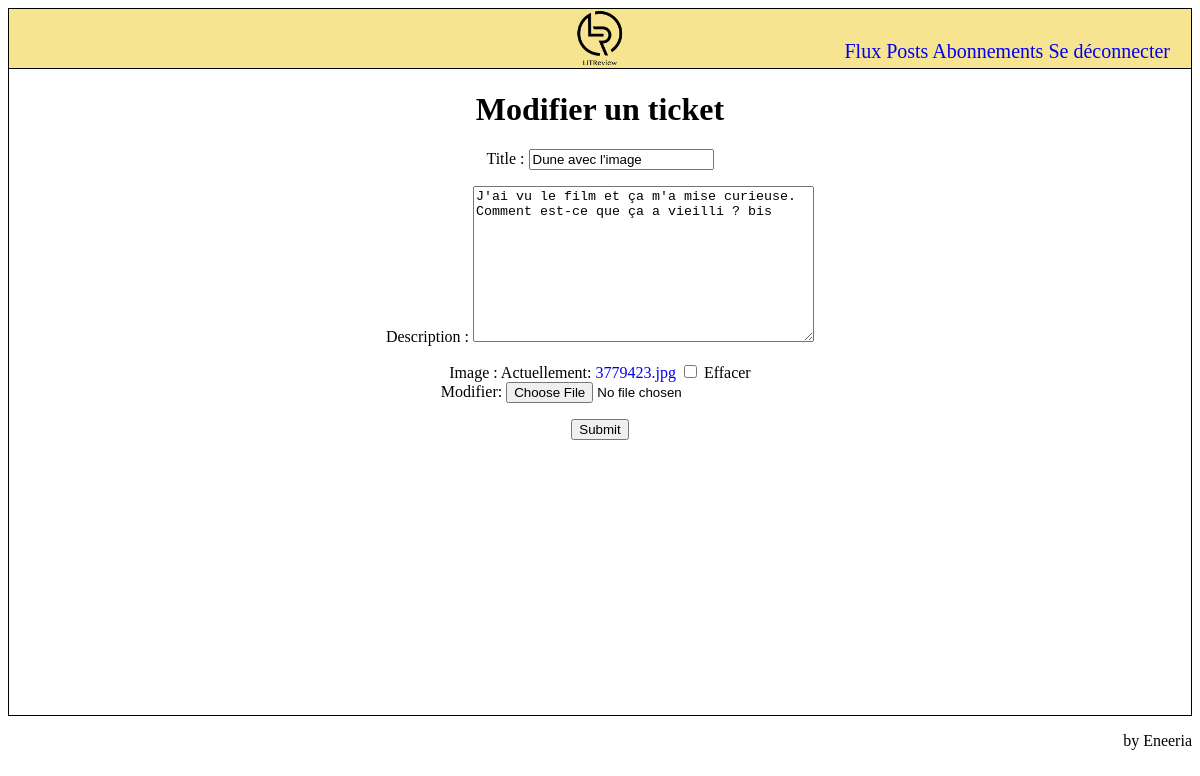
Page /ticket/4 (signed in) on the committed database.
### reviews_webapp/models.py (models this page shows)
class Ticket(models.Model):
    title = models.CharField(max_length=128)
    description = models.TextField(max_length=2048, blank=True)
    user = models.ForeignKey(
        to=settings.AUTH_USER_MODEL, on_delete=models.CASCADE)
    image = models.ImageField(null=True, blank=True)
    time_created = models.DateTimeField(auto_now_add=True)

### reviews_webapp/views.py (the view, shortened to what this page needs)
# urls.py: path('ticket/<ticket_id>', reviews_webapp.views.TicketPageView.as_view(), name='ticket'),
class TicketPageView(LoginRequiredMixin, View):
    template = 'reviews_webapp/ticket.html'
    def get(self, request, ticket_id):
        if ticket_id == "new":
            context = {
                'title': "Créer un ticket",
                'form': NewTicketForm()
            }
            return render(request, self.template, context)
        else:
            ticket = Ticket.objects.get(pk=ticket_id)
            context = {
                "title": "Modifier un ticket",
                'form': NewTicketForm(
                    initial={
                        'title': ticket.title,
                        'description': ticket.description,
                        'image': ticket.image,
                        })
            }
            return render(request, self.template, context)

### reviews_webapp/forms.py
class NewTicketForm(ModelForm):
    class Meta:
        model = Ticket
        fields = ['title', 'description', 'image']

### reviews_webapp/templates/reviews_webapp/ticket.html (shortened to what this page needs)
{% extends 'base.html' %}
{% block content %}
<h1>{{ title }}</h1>
<form action="" method=POST>
    {{ form.as_p }}
    <input type="submit">
</form>
{% endblock content %}

### static/css/style.css (style rules this page uses)
a { text-decoration: none; }

### rows in the picture
Ticket: title "Dune avec l'image", description "J'ai vu le film et ça m'a mise curieuse. Comment est-ce que ça a vieilli ? bis"

### other values in the picture
{{ title }} "Modifier un ticket"
